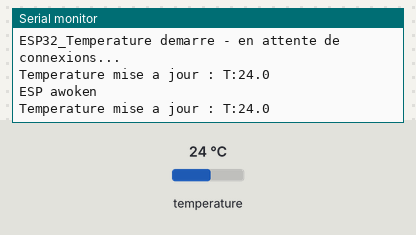
Simulated run of this sketch. Board: ESP32. Shown: the last lines printed to the serial monitor. The inputs (shaded band) are chosen by the test bench; at power-on: temperature 24 °C. Nothing arrives over Bluetooth unless stated; a phone connects over Bluetooth LE 3 s after start.

Above: at 3.3 s.
3.4 s: temperature set to 12 °C
At 4.0 s:
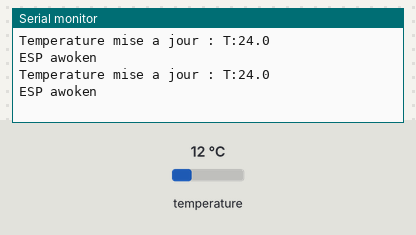
5.9 s: temperature set to 19 °C
At 6.9 s:
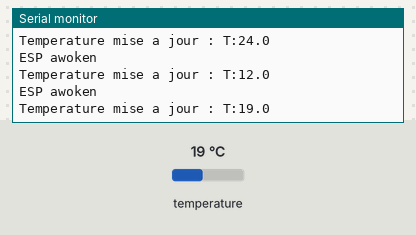
Timing chart, 0 to 8.9 s (numbered marks = the images above; inputs shaded):
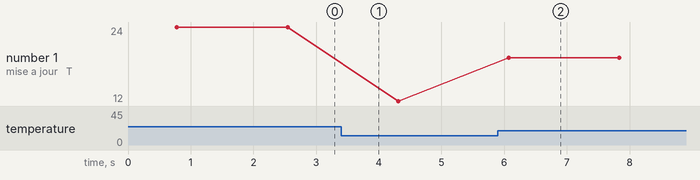

Measured:
- after the input at 5.9 s, the serial monitor: prints a new line after 0.17 s (image 2)
- plotted number 1: 24 → 12 after the input at 3.4 s, 12 → 19 after the input at 5.9 s

The sketch:

ESP32_Capteur_Temperature.ino
```cpp
// ================================================================
//  ESP32 Capteur Temperature - Serveur BLE
// ================================================================
#include <OneWire.h>
#include <DallasTemperature.h>
#include <BLEDevice.h>
#include <BLEServer.h>

#define SERVICE_UUID "55555555-5555-5555-5555-555555555555"
#define CHAR_UUID    "5555eeee-5555-5555-5555-5555eeeeeeee"
#define NOM_CAPTEUR  "ESP32_Temperature"
#define ONE_WIRE_BUS 5 //passage de d4 a d5

OneWire oneWire(ONE_WIRE_BUS);
DallasTemperature sensors(&oneWire);
BLECharacteristic* pCarac;

// Ajouter cette classe AVANT setup()
class CallbackServeur : public BLEServerCallbacks {
  void onDisconnect(BLEServer* serveur) {
    // Redémarre l'annonce BLE après déconnexion
    BLEDevice::getAdvertising()->start();
    Serial.println("Client deconnecte - advertising redémarre");
  }
};

void setup() {
  Serial.begin(115200);
  BLEDevice::init(NOM_CAPTEUR);

  BLEServer* serveur = BLEDevice::createServer();
  serveur->setCallbacks(new CallbackServeur());
  BLEService* service  = serveur->createService(SERVICE_UUID);

  pCarac = service->createCharacteristic(
    CHAR_UUID,
    BLECharacteristic::PROPERTY_READ
  );

  pCarac->setValue("T:00.0");
  service->start();

  BLEAdvertising* pub = BLEDevice::getAdvertising();
  pub->addServiceUUID(SERVICE_UUID);
  pub->start();

  sensors.begin();
  Serial.println(String(NOM_CAPTEUR) + " demarre - en attente de connexions...");
}

void loop() {
  sensors.requestTemperatures();       // Demande une mesure
  float tempC = sensors.getTempCByIndex(0);   // Lit la température du 1er capteur
  //float temperature = random(18, 35); // temperature random pour les tests
  while (tempC == -127) {
    sensors.requestTemperatures();
    tempC = sensors.getTempCByIndex(0);
    Serial.println("Erreur capteur, nouvelle tentative...");
    delay(1000);
  }

  String msg = "T:" + String(tempC, 1);
  pCarac->setValue(msg.c_str());
  Serial.println("Temperature mise a jour : " + msg);
  esp_sleep_enable_timer_wakeup(20000000); // config timer for wake up after 20 sec
  int ret = esp_light_sleep_start(); // start timer and put ESP32 to sleep
  Serial.println("ESP awoken");
}
```
